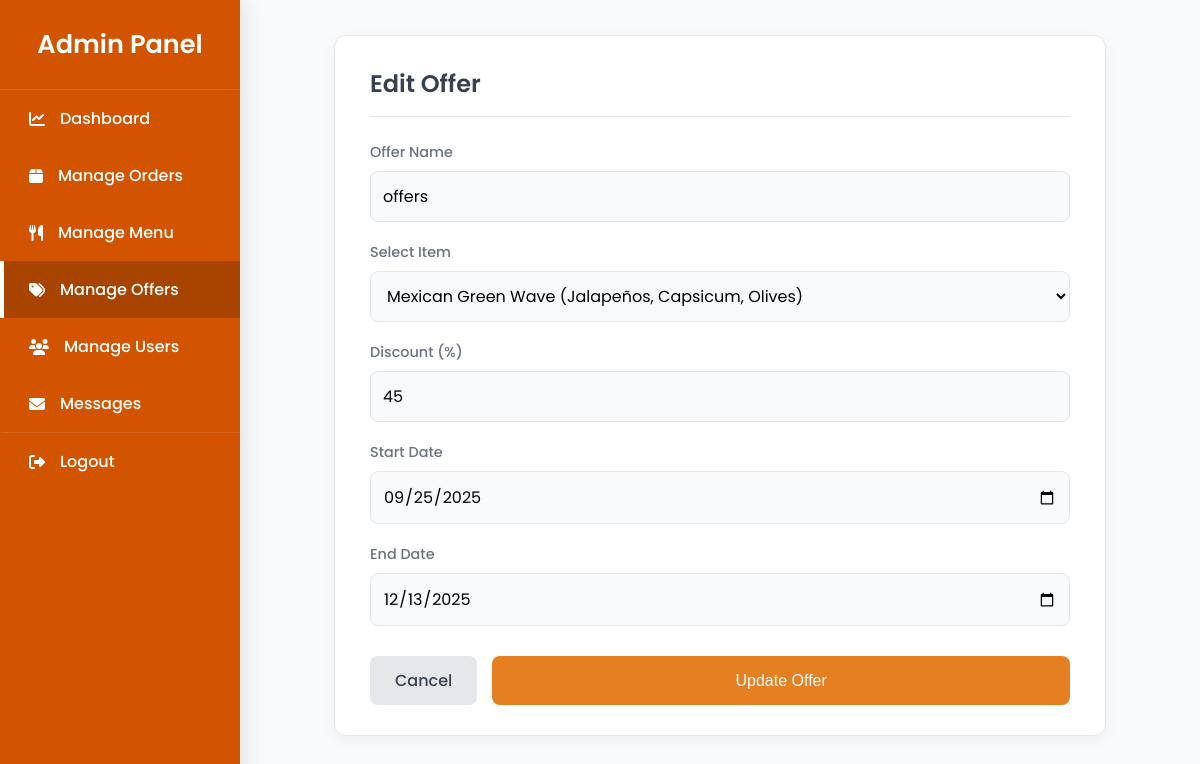
The page /admin/edit_offer.php?id=4 (signed in) on the database its author committed.
### tables this page shows
CREATE TABLE `offers` (
  `id` int(11) NOT NULL,
  `item_id` int(11) NOT NULL,
  `offer_name` varchar(255) NOT NULL,
  `discount_percent` float NOT NULL,
  `start_date` date NOT NULL,
  `end_date` date NOT NULL
);

CREATE TABLE `menu_items` (
  `id` int(11) NOT NULL,
  `category` varchar(50) NOT NULL,
  `name` varchar(100) NOT NULL,
  `price` decimal(10,2) NOT NULL,
  `rating` decimal(2,1) NOT NULL,
  `image` varchar(255) NOT NULL,
  `is_available` tinyint(1) NOT NULL DEFAULT 1 COMMENT '1 = In Stock, 0 = Out of Stock'
);

### admin/edit_offer.php (the view, shortened to what this page needs)
<?php
$conn = new mysqli("localhost", "root", "", "food");
$offer = null;
$items = null;
if (isset($_GET['id'])) {
    $id = intval($_GET['id']);
    $result = $conn->query("SELECT * FROM offers WHERE id=$id");
    if ($result->num_rows > 0) {
        $offer = $result->fetch_assoc();
    } else {
        $message = "Offer not found.";
        $error = true;
    }
    $items = $conn->query("SELECT id, name FROM menu_items ORDER BY name ASC");
} else {
    $message = "No offer ID provided.";
    $error = true;
}
?>
<!DOCTYPE html>
<html lang="en">
<head>
    <link rel="stylesheet" href="https://cdnjs.cloudflare.com/ajax/libs/font-awesome/6.4.0/css/all.min.css">
</head>
<body>
    <div class="sidebar">
        <div class="sidebar-header">Admin Panel</div>
        <nav class="sidebar-nav">
            <a href="admin_dashboard.php"><i class="fa-solid fa-chart-line"></i> Dashboard</a>
            <a href="manage_orders.php"><i class="fa-solid fa-box"></i> Manage Orders</a>
            <a href="menu.php"><i class="fa-solid fa-utensils"></i> Manage Menu</a>
            <a href="offers.php" class="active"><i class="fa-solid fa-tags"></i> Manage Offers</a>
            <a href="manage_users.php"><i class="fa-solid fa-users"></i> Manage Users</a>
            <a href="admin_con.php"><i class="fa-solid fa-envelope"></i> Messages</a>
            <a href="admin_logout.php" class="logout"><i class="fa-solid fa-right-from-bracket"></i> Logout</a>
        </nav>
    </div>
    <div class="main">
        <div class="form-container">
            <h2>Edit Offer</h2>
            <?php if ($offer): ?>
            <form method="post">
                <div class="form-group">
                    <label for="offer_name">Offer Name</label>
                    <input type="text" id="offer_name" name="offer_name" value="<?= htmlspecialchars($offer['offer_name']); ?>" required>
                </div>
                <div class="form-group">
                    <label for="item_id">Select Item</label>
                    <select id="item_id" name="item_id" required>
                        <?php if ($items && $items->num_rows > 0): ?>
                            <?php while($row = $items->fetch_assoc()): ?>
                                <option value="<?= $row['id']; ?>" <?= ($row['id'] == $offer['item_id']) ? 'selected' : ''; ?>>
                                    <?= htmlspecialchars($row['name']); ?>
                                </option>
                            <?php endwhile; ?>
                        <?php endif; ?>
                    </select>
                </div>
                <div class="form-group">
                    <label for="discount_percent">Discount (%)</label>
                    <input type="number" id="discount_percent" step="0.01" name="discount_percent" value="<?= $offer['discount_percent']; ?>" required>
                </div>
                <div class="form-group">
                    <label for="start_date">Start Date</label>
                    <input type="date" id="start_date" name="start_date" value="<?= $offer['start_date']; ?>" required>
                </div>
                <div class="form-group">
                    <label for="end_date">End Date</label>
                    <input type="date" id="end_date" name="end_date" value="<?= $offer['end_date']; ?>" required>
                </div>
                <div class="form-buttons">
                    <a href="offers.php" class="back-link">Cancel</a>
                    <button type="submit">Update Offer</button>
                </div>
            </form>
            <?php else: ?>
                <div class="form-buttons">
                    <a href="offers.php" class="back-link">← Back to Manage Offers</a>
                </div>
            <?php endif; ?>
        </div>
    </div>
</body>
</html>

### admin/edit_offer.php (style rules this page uses)
:root { --sidebar-bg: #d35400; --main-bg: #f9fafb; --card-bg: #ffffff; --primary-accent: #e67e22; --primary-accent-dark: #d35400; --text-dark: #374151; --text-light: #ffffff; --text-muted: #6b7280; --border-color: #e5e7eb; --shadow-color: rgba(0, 0, 0, 0.05); --error-bg: #fee2e2; --error-text: #b91c1c; }
body { margin: 0; font-family: 'Poppins', Arial, sans-serif; background-color: var(--main-bg); color: var(--text-dark); }
.sidebar { position: fixed; top: 0; left: 0; width: 240px; height: 100%; background: var(--sidebar-bg); color: var(--text-light); display: flex; flex-direction: column; box-shadow: 4px 0 20px rgba(0,0,0,0.1); z-index: 100; }
.sidebar-header { padding: 25px 20px; text-align: center; font-size: 1.6em; font-weight: 600; border-bottom: 1px solid rgba(255, 255, 255, 0.1); }
.sidebar a { color: var(--text-light); text-decoration: none; padding: 16px 25px; display: flex; align-items: center; gap: 15px; font-weight: 500; border-left: 4px solid transparent; transition: all 0.3s ease; }
.sidebar a:hover, .sidebar a.active { background: rgba(0, 0, 0, 0.2); border-left-color: var(--text-light); }
.sidebar a.logout { margin-top: auto; border-top: 1px solid rgba(255, 255, 255, 0.1); }
.main { margin-left: 240px; padding: 35px; }
.form-container { max-width: 700px; margin: 0 auto; background: var(--card-bg); padding: 30px 35px; border-radius: 12px; border: 1px solid var(--border-color); box-shadow: 0 5px 15px var(--shadow-color); }
h2 { text-align: left; color: var(--text-dark); font-weight: 600; margin-top: 0; margin-bottom: 25px; font-size: 1.5em; border-bottom: 1px solid var(--border-color); padding-bottom: 15px; }
.form-group { margin-bottom: 20px; }
label { display: block; margin-bottom: 8px; font-weight: 500; color: var(--text-muted); font-size: 0.9em; }
input[type="text"], input[type="number"], input[type="date"], select { width: 100%; padding: 12px; border-radius: 8px; border: 1px solid var(--border-color); box-sizing: border-box; transition: all 0.3s; background-color: #f9fafb; font-family: 'Poppins', sans-serif; font-size: 1em; }
.form-buttons { display: flex; gap: 15px; margin-top: 30px; }
button, .back-link { text-decoration: none; text-align: center; padding: 12px 25px; border: none; cursor: pointer; border-radius: 8px; font-size: 1em; font-weight: 500; transition: all 0.3s ease; }
button[type="submit"] { background: var(--primary-accent); color: white; flex-grow: 1; }
.back-link { background-color: var(--border-color); color: var(--text-dark); }

### rows shown on the page
offers: offer_name "offers", item_id "Mexican Green Wave (Jalapeños, Capsicum, Olives)", discount_percent "45", start_date "09/25/2025", end_date "12/13/2025"
